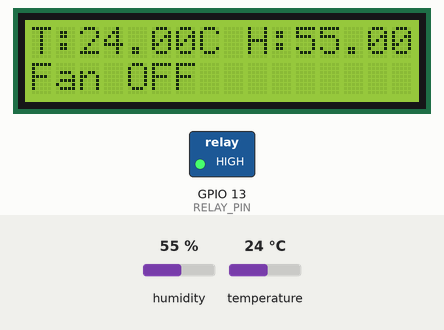
Recording of a sketch running on a simulated ESP32. On the bench: 16×2 character LCD, switched loads named in the sketch (green lamp = pin HIGH). The inputs (shaded band) are chosen by the test bench; at power-on: temperature 24 °C, humidity 55 %. WiFi joins after 1.5 s; servers stay silent unless stated; no MQTT or app messages arrive unless stated; what the sketch prints to the serial monitor is not drawn.

Above: at 5.3 s.
5.4 s: temperature set to 26 °C
At 8.6 s:
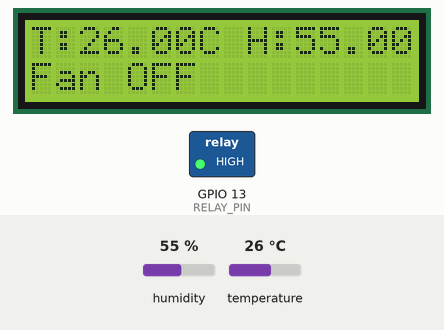
9.5 s: temperature set to 29 °C
At 12.3 s:
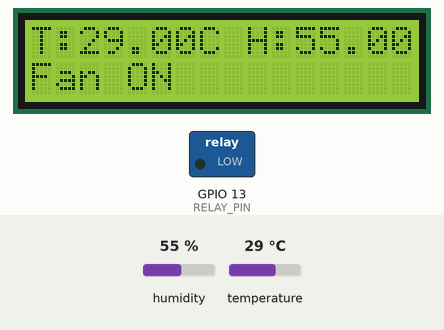
13.6 s: humidity set to 22 %
At 14.7 s:
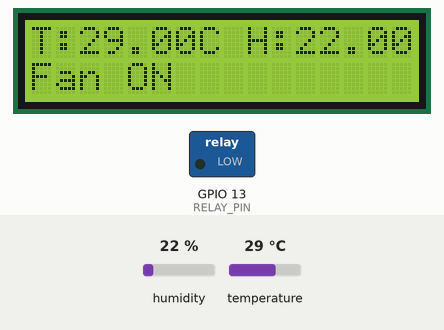
17.7 s: humidity set to 40 %
At 20.8 s:
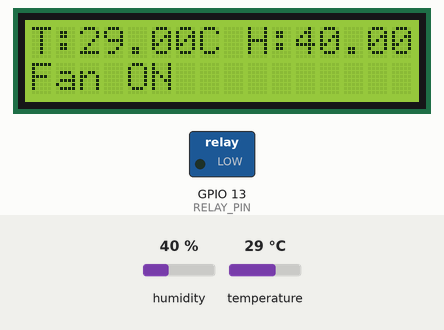
Timing chart, 0 to 22.3 s (numbered marks = the images above; inputs shaded):
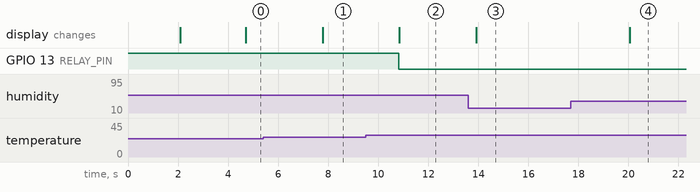

Measured:
- the behaviour switches between 27 and 28 °C on temperature (found by bisection; images 1 and 2)
- after the input at 5.4 s, the display: changes after 2.4 s (image 1)
- after the input at 9.5 s, GPIO 13 (RELAY_PIN): HIGH → LOW after 1.3 s; the display: changes after 1.4 s (image 2)
- after the input at 13.6 s, the display: changes after 0.32 s (image 3)
- after the input at 17.7 s, the display: changes after 2.4 s (image 4)

The sketch:

ITDHTUPDATE.ino
```cpp
#include <WiFi.h>
#include <Wire.h>
#include <DHT.h>
#include <LiquidCrystal_PCF8574.h>
#include "Adafruit_MQTT.h"
#include "Adafruit_MQTT_Client.h"

// ========= WIFI =========
#define WIFI_SSID ""
#define WIFI_PASS ""

// ========= MQTT =========
#define AIO_SERVER ""
#define AIO_SERVERPORT 1883
#define AIO_USERNAME ""
#define AIO_KEY ""

// ========= HARDWARE =========
#define DHTPIN 23
#define DHTTYPE DHT11
#define RELAY_PIN 13

DHT dht(DHTPIN, DHTTYPE);
LiquidCrystal_PCF8574 lcd(0x3F); // change if needed

// ========= VARIABLES =========
float temperature = 0;
float humidity = 0;
bool fanOn = false;

// ========= MQTT =========
WiFiClient client;
Adafruit_MQTT_Client mqtt(&client, AIO_SERVER, AIO_SERVERPORT, AIO_USERNAME, AIO_KEY);

Adafruit_MQTT_Publish tempFeed =
  Adafruit_MQTT_Publish(&mqtt, AIO_USERNAME "/feeds/");

// ========= MQTT CONNECT =========
void MQTT_connect() {
  int8_t ret;

  if (mqtt.connected()) return;

  Serial.print("Connecting MQTT... ");

  while ((ret = mqtt.connect()) != 0) {
    Serial.println("Failed");
    mqtt.disconnect();
    delay(2000);
  }

  Serial.println("Connected!");
}

// ========= SETUP =========
void setup() {
  Serial.begin(115200);

  dht.begin();

  pinMode(RELAY_PIN, OUTPUT);
  digitalWrite(RELAY_PIN, HIGH); // Fan OFF

  // I2C start
  Wire.begin(21, 22);

  // LCD init (DIFFERENT from old library)
  lcd.begin(16, 2);
  lcd.setBacklight(255);

  lcd.setCursor(0, 0);
  lcd.print("Temp System");
  lcd.setCursor(0, 1);
  lcd.print("Starting...");
  delay(2000);
  lcd.clear();

  // WiFi
  Serial.print("Connecting WiFi");
  WiFi.begin(WIFI_SSID, WIFI_PASS);

  while (WiFi.status() != WL_CONNECTED) {
    delay(500);
    Serial.print(".");
  }

  Serial.println("\nWiFi Connected!");
}

// ========= LOOP =========
void loop() {

  // MQTT maintain
  MQTT_connect();
  mqtt.processPackets(1000);
  mqtt.ping();

  // ===== READ SENSOR =====
  temperature = dht.readTemperature();
  humidity = dht.readHumidity();

  if (isnan(temperature) || isnan(humidity)) {
    Serial.println("Sensor Error");
    lcd.clear();
    lcd.print("Sensor Error");
    delay(2000);
    return;
  }

  // ===== CONTROL LOGIC =====
  if (temperature >= 28) {
    digitalWrite(RELAY_PIN, LOW);  // ON
    fanOn = true;
    Serial.println("Fan ON");
  } else {
    digitalWrite(RELAY_PIN, HIGH); // OFF
    fanOn = false;
    Serial.println("Fan OFF");
  }

  // ===== SEND TO CLOUD =====
  tempFeed.publish(temperature);

  // ===== SERIAL OUTPUT =====
  Serial.print("Temp: ");
  Serial.print(temperature);
  Serial.print(" C | Hum: ");
  Serial.print(humidity);
  Serial.println(" %");

  // ===== LCD DISPLAY =====
  lcd.setCursor(0, 0);
  lcd.print("T:");
  lcd.print(temperature);
  lcd.print("C ");

  lcd.print("H:");
  lcd.print(humidity);
  lcd.print("% ");

  lcd.setCursor(0, 1);
  if (fanOn) {
    lcd.print("Fan ON   ");
  } else {
    lcd.print("Fan OFF  ");
  }

  delay(2000);
}
```
